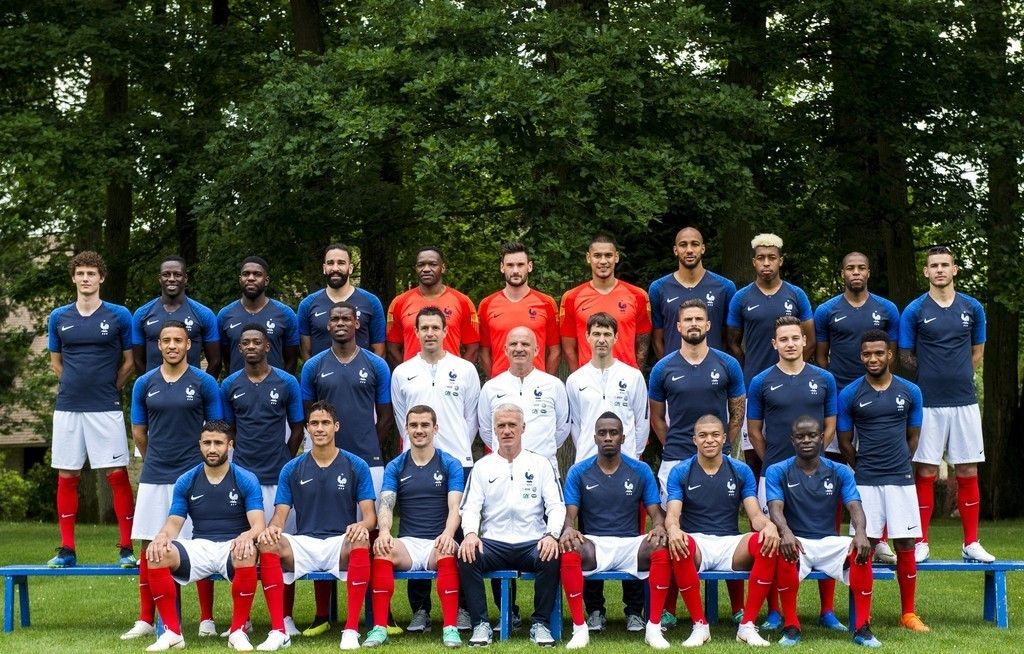
%> input picture data/football.jpeg, 1024 x 654 px
$ octave ex_4_3.m   (GNU Octave 9; MATLAB toolbox functions it lacks are replaced by stand-ins)
%> lines starting %> are read from the running program, lines starting %| are printed output that depends on the picture
### color_histogram.m
function face_template = color_histogram(L)
%从训练集中根据输入参数L得到人脸模板，需将样本置于同目录的data/Faces文件夹下
%face_template：人脸模板的颜色矢量v
% L:选取二进制高L位
    face_template = zeros(2^(3 * L), 1);
    % 将图片读取进来并得到人脸标准
    img_folder = 'data/Faces/';
    img_list = dir(img_folder);
    % img_list前两个是"."和"..", 所以计数从3开始
    for img_name=3:length(img_list)
        image = imread([img_folder, img_list(img_name).name]);
        %所有图片的颜色向量u(R)累加，512*1
        face_template = face_template + img2color_vec(image, L);
    end
    % img_list前两个是"."和"..", 所以除以长度-2
    face_template = face_template / (length(img_list) - 2);
end

### img2color_vec.m
function color_vec = img2color_vec(img, L)
%将图像根据L转变成颜色比例向量v的函数，L就是选取二进制高L位
%   img:图像
%   L:选取二进制高L位
    color_vec = zeros(2^(3 * L), 1);
    % 抽取前L位，因为后续还需要向左移位，所以延展位数
    %image大小即图片大小
    image = double(bitshift(img, -(8 - L)));
    color_list = bitshift(image(:, :, 1), 2 * L) + bitshift(image(:, :, 2), L) + image(:, :, 3);
    % 展平成1维数组，方便后续计算
    color_list = color_list(:);%每一个像素的（R<<2L)+(G<<L)+(B)
    %计算dirac(P_xy-c(n))
    %color_vec(4)对应n=3,color_vec(4)=sum(color_list==3)
    %即n=color_list(xiangsu),应该放到color_vec(n+1),因length(color_list)<<n，用像素来循环效率远高于n循环
    for xiangsu=1:length(color_list)
        n = color_list(xiangsu);
        color_vec(n + 1) = color_vec(n + 1) + 1;
    end
    % 转换成比例
    color_vec = color_vec / length(color_list);%sum(color_vec)=1,color_list表示像素点
end

### humanface_check.m
function test_img = humanface_check(test_img,L, detect_window, epsilon)
%face_detect 人脸识别用函数，输出加识别框后的图片
%   test_img:需要被人脸检测的图像矩阵
% 	L:选取二进制高L位
%   detect_window:探测窗大小
%   epsilon:不同的距离判别阈值

% 得到人脸标准
face_template = color_histogram(L);
% 读取待测图像
[height, width, ~] = size(test_img);
dis_record = zeros(height, width);
% 定义探测窗口隔多少距离移动检测一次，过大框会偏移，过小执行速度慢
h_step = floor(detect_window(1) / 7);
w_step = floor(detect_window(2) / 7);
% 识别框去重范围
h_repeat = floor(detect_window(1));
w_repeat = floor(detect_window(2));
% 探测窗口开始扫描待测图像
for w=1:w_step:width
    % 防止识别框超过待测图像边界(即最后一次),w表示框的左边
    if w > width - detect_window(2)
        w_select = width - detect_window(2) + 1;
    else
        w_select = w;
    end
    for h=1:h_step:height
        % 防止识别框超过待测图像边界(即最后一次)，h表示框的上边
        if h > height - detect_window(1)
            h_select = height - detect_window(1) + 1;
        else
            h_select = h;
        end
        %获得框内图的颜色向量,[h_select,w_select]表示左上角
        detect_color_vec = img2color_vec(test_img(h_select:(h_select + detect_window(1) - 1),w_select:(w_select + detect_window(2) - 1), :), L);
        %获得探测窗口中的颜色比例矢量并计算与人脸模板之间的距离
        d = distance(detect_color_vec, face_template);
        % 根据阈值判断是否需要纳入考虑，统一把距离记录在框的左上角点
        if d < epsilon
            if dis_record((h_select - h_repeat):(h_select + h_repeat),(w_select - w_repeat):(w_select + w_repeat)) == zeros(1 + 2 * h_repeat, 1 + 2 * w_repeat)
                dis_record(h_select, w_select) = d;
            else
                % 识别框去重，取距离最小的
                [dup_row, dup_col, dup_d] = find(dis_record((h_select - h_repeat):(h_select + h_repeat),(w_select - w_repeat):(w_select + w_repeat)));
                for num=1:length(dup_row)
                    if d < dup_d(num)%只保留一个
                        dis_record(dup_row(num) - 1 + h_select - h_repeat,dup_col(num) - 1 + w_select - w_repeat) = 0;
                        dis_record(h_select, w_select) = d;
                    else
                        dis_record(h_select, w_select) = 0;
                        break
                    end
                end
            end
        end
    end
end

% 画红框
[row, col] = find(dis_record);%boxes有x个非零值--x个框,row x col,img(row,col)表示框的左上角点
for num=1:length(row)
    test_img = draw_redrec(test_img,row(num),col(num),detect_window);
end

end

% 计算区域特征与人脸模板的相近程度（即距离）
function d = distance(test, template)
    d = 1 - sum(sqrt(test .* template));
end

### ex_4_3.m
close all;clc;clear;
% 使用到的一些参数
test_img = imread('data/football.jpeg');
%> test_img is the input picture: size 654x1024x3 uint8; mean R, G, B 74.1, 74.1, 64
detect_window = [45, 30];
%处理图像，操作框也要随着变化
test_img1 = imrotate(test_img, -90);
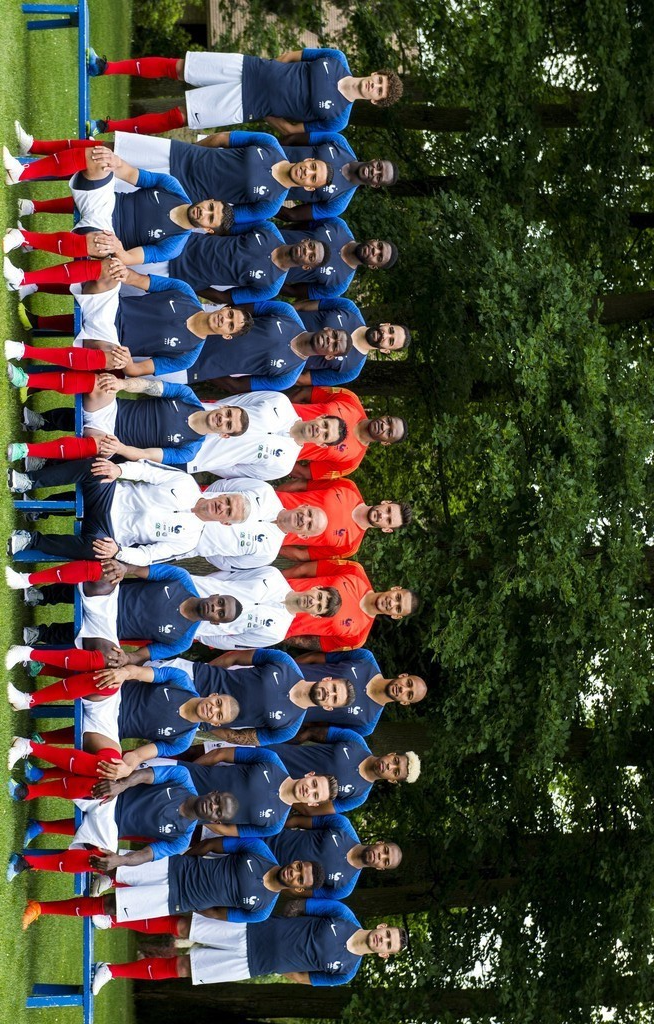
%> test_img1: size 1024x654x3 uint8; mean R, G, B 74.1, 74.1, 64; mean of the top-left, top-right, bottom-left and bottom-right quarters 101.4, 42, 98.2, 41.4
detect_window1 = fliplr(detect_window);%顺时针旋转90度
test_img2 = imresize(test_img, [size(test_img, 1), size(test_img, 2) * 2]);
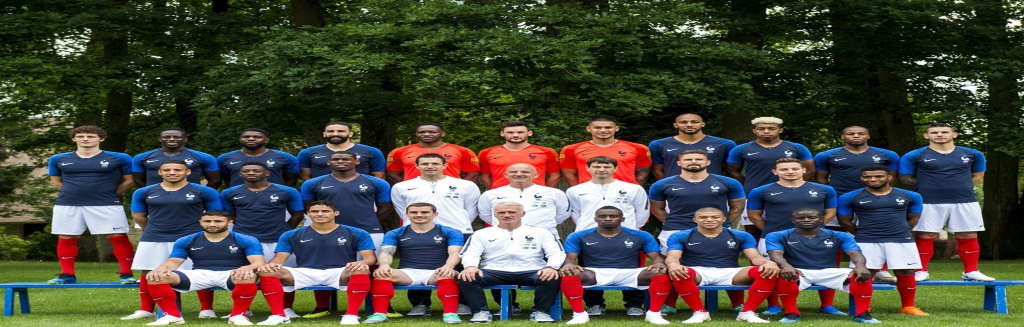
%> test_img2: size 654x2048x3 uint8 (shown at 1/2 size); mean R, G, B 74.1, 74.1, 64
detect_window2 = [detect_window(1), detect_window(2) * 2];%宽度拉伸2倍
test_img3 = imadjust(test_img, [0.15 0.15 0; 0.9 0.9 1],[]);%改变颜色
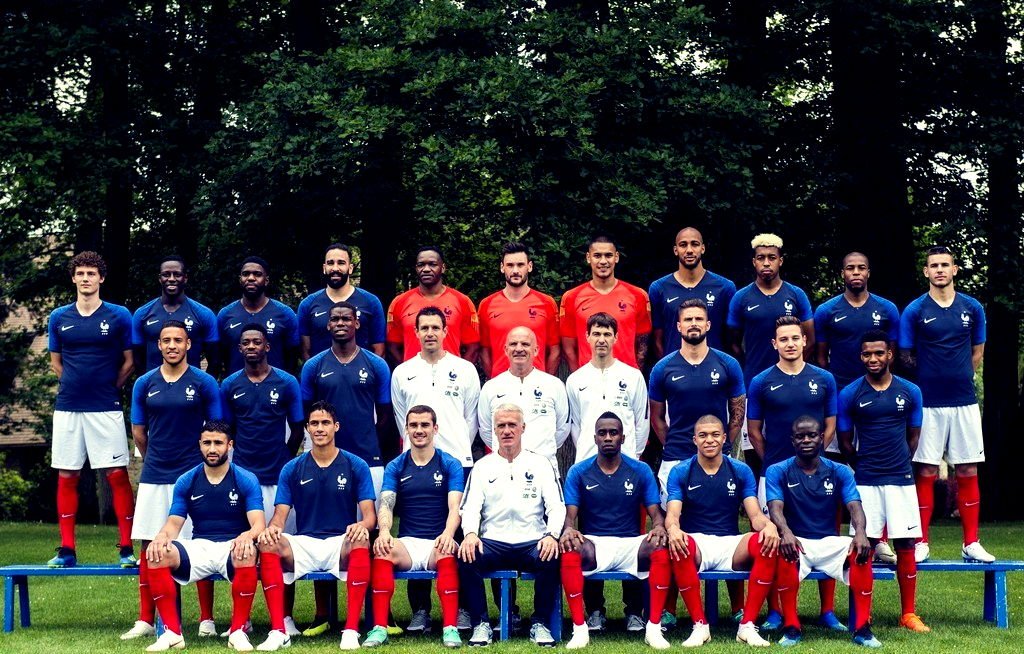
%> test_img3: size 654x1024x3 uint8; mean R, G, B 59.5, 55.7, 64
% 分别令L为3,4,5，得到不同的人脸检测结果
test_image1 = humanface_check(test_img1, 3, detect_window1, 0.30);
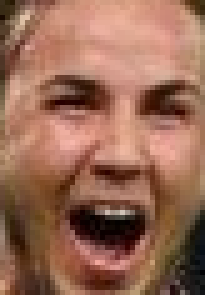
%> input picture data/Faces/1.bmp, 41 x 59 px (shown 5 times larger)
%> in color_histogram, image is the input picture: size 59x41x3 uint8; mean R, G, B 151.9, 105.3, 84.8
%> in img2color_vec, `image = double(bitshift(img, -(8 - L)));`:
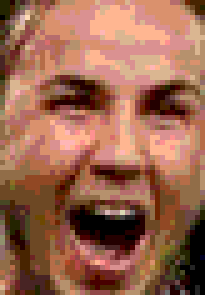
%> image: size 59x41x3 double (shown 5 times larger); mean R, G, B 4.26, 2.82, 2.19; drawn with min black and max white
%> in img2color_vec, `color_list = bitshift(image(:, :, 1), 2 * L) + bitshift(image(:, :, 2)..`:
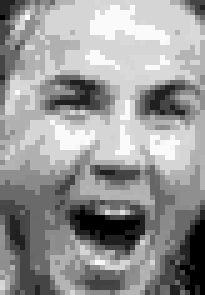
%> color_list: size 59x41 double (shown 5 times larger); min 0, max 501, mean 297.4; drawn with min black and max white
%> in img2color_vec, `color_list = color_list(:);`: color_list = 2419 values, max 501 at index 299, min 0 at index 4, mean 297.4
%> the loop in img2color_vec, `for xiangsu=1:length(color_list)` made 2419 passes
%> n on passes 1 to 3: 72, 72, 72
%> after the loop in img2color_vec, `for xiangsu=1:length(color_list)`: color_vec = 512 values, max 250 at index 420, min 0 at index 3, mean 4.72
%> in img2color_vec, `color_vec = color_vec / length(color_list);`: color_vec = 512 values, max 0.103 at index 420, min 0 at index 3, mean 0.00195
%> in color_histogram, `face_template = face_template + img2color_vec(image, L);`: face_template has the same summary as color_vec in img2color_vec
%> pass 2 of the loop in color_histogram, `for img_name=3:length(img_list)`:
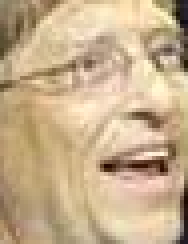
%> input picture data/Faces/10.bmp, 47 x 61 px (shown 4 times larger)
%> in color_histogram, image is the input picture: size 61x47x3 uint8; mean R, G, B 198.5, 173.8, 139.8
%> in img2color_vec (call 2), `image = double(bitshift(img, -(8 - L)));`:
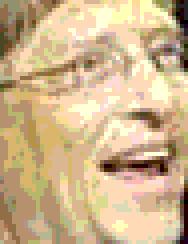
%> image: size 61x47x3 double (shown 4 times larger); mean R, G, B 5.7, 4.95, 3.87; drawn with min black and max white
%> in img2color_vec (call 2), `color_list = bitshift(image(:, :, 1), 2 * L) + bitshift(image(:, :, 2)..`:
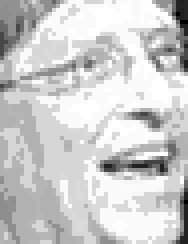
%> color_list: size 61x47 double (shown 4 times larger); min 0, max 510, mean 408.2; drawn with min black and max white
%> in img2color_vec (call 2), `color_list = color_list(:);`: color_list = 2867 values, max 510 at index 1045, min 0 at index 2688, mean 408.2
%> the loop in img2color_vec (call 2), `for xiangsu=1:length(color_list)` made 2867 passes
%> n on passes 1 to 3: 291, 291, 282
%> after the loop in img2color_vec (call 2), `for xiangsu=1:length(color_list)`: color_vec = 512 values, max 594 at index 502, min 0 at index 2, mean 5.6
%> in img2color_vec (call 2), `color_vec = color_vec / length(color_list);`: color_vec = 512 values, max 0.207 at index 502, min 0 at index 2, mean 0.00195
%> in color_histogram, `face_template = face_template + img2color_vec(image, L);`: face_template = 512 values, max 0.216 at index 356, min 0 at index 3, mean 0.00391
%> pass 3 of the loop in color_histogram, `for img_name=3:length(img_list)`:
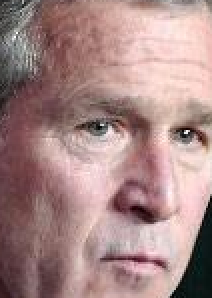
%> input picture data/Faces/11.bmp, 106 x 149 px (shown 2 times larger)
%> in color_histogram, image is the input picture: size 149x106x3 uint8; mean R, G, B 167.3, 136.2, 134.4
%> in img2color_vec (call 3), `image = double(bitshift(img, -(8 - L)));`:
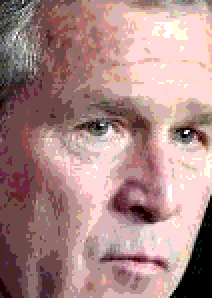
%> image: size 149x106x3 double (shown 2 times larger); mean R, G, B 4.72, 3.76, 3.71; drawn with min black and max white
%> in img2color_vec (call 3), `color_list = bitshift(image(:, :, 1), 2 * L) + bitshift(image(:, :, 2)..`:
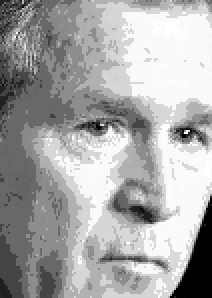
%> color_list: size 149x106 double (shown 2 times larger); min 0, max 511, mean 336.1; drawn with min black and max white
%> the loop in img2color_vec (call 3), `for xiangsu=1:length(color_list)` made 15794 passes
%> n on passes 1 to 3: 73, 73, 73
%> after the loop in img2color_vec (call 3), `for xiangsu=1:length(color_list)`: color_vec = 512 values, max 2733 at index 503, min 0 at index 2, mean 30.85
%> in img2color_vec (call 3), `color_vec = color_vec / length(color_list);`: color_vec = 512 values, max 0.173 at index 503, min 0 at index 2, mean 0.00195
%> in color_histogram, `face_template = face_template + img2color_vec(image, L);`: face_template = 512 values, max 0.228 at index 502, min 0 at index 3, mean 0.00586
%> in color_histogram, `face_template = face_template / (length(img_list) - 2);`: face_template = 512 values, max 0.076 at index 502, min 0 at index 3, mean 0.00195
%> (the run ends here)
